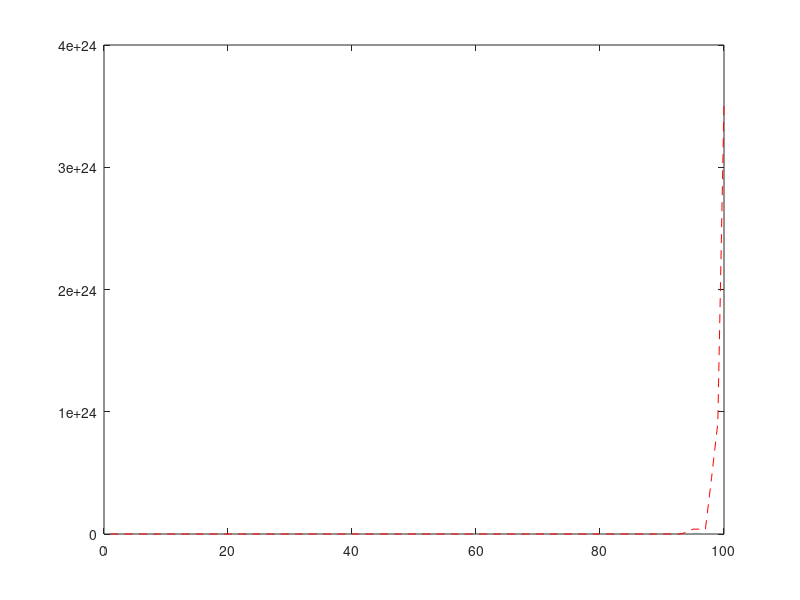

This figure's MATLAB source:
function [output1 output2 output3 output4 output5 output6] = hw1_prob9

    length = 100;
    %lookup table for fib and pib
    global fibLook pibLook;
    global backwardsFibLook backwardsPibLook;
    global backwardsFibLookSingle backwardsPibLookSingle;
    
    fibLook = zeros(1, length);
    pibLook = zeros(1, length);
    
    backwardsFibLook = zeros(length,length);
    backwardsPibLook = zeros(length,length);
    
    backwardsFibLookSingle = zeros(length, length);
    backwardsPibLookSingle = zeros(length, length);
    
    fib(length);
    pib(length);
    
    output1 = fibLook;
    output2 = pibLook;
    
    for i=length:-1:1
        backwardsFib(i,1);
        backwardsPib(i,1);
        
        backwardsFibSingle(i,1);
        backwardsPibSingle(i,1);
    end
    output3 = abs(backwardsFibLook(:,1)-fibLook(1,1))';
    output4 = abs(backwardsPibLook(:,1)-pibLook(1,1))';
    
    output5 = abs(backwardsFibLookSingle(:,1)-fibLook(1,1))';
    output6 = abs(backwardsPibLookSingle(:,1)-pibLook(1,1))';    
    
    
    figure
    plot([1:length],output3,'r--')
    %hold on
    %plot([1:length],output5,'b-')
    %hold off
    return;
end

function [answer] = fib(k)
    global fibLook;
    
    %base case
    if k <= 2
        answer = 1;
        fibLook(1,k) = answer;
        return;
    else
        %check if we already computed the answer
        if fibLook(1,k) ~= 0
            answer = fibLook(1,k);
            return;
        end
        
        %otherwise recurse and record in lookup table
        answer = fib(k-1) + fib(k-2);
        fibLook(1, k) = answer;
        return;
    end
end

function [answer] = pib(k)
    global pibLook;
    
    %base case
    if k <= 2
        answer = 1;
        pibLook(1,k) = answer;
        return;
    else
        %check if we already computed the answer
        if pibLook(1,k) ~= 0
            answer = pibLook(1,k);
            return;
        end
        
        %otherwise recurse and record in lookup table
        c = 1 + sqrt(3)/100;
        answer = c*pib(k-1) + pib(k-2);
        pibLook(1, k) = answer;
        return;
    end
end

function [answer] = backwardsFib(j, k) % j for row, k for column
    global backwardsFibLook;
    global fibLook;
    
    %base case
    if (k == j) || (k == j-1)
        answer = fibLook(1,k);
        backwardsFibLook(j,k) = answer;
        return;
    else
        %check if we have already computed the answer
        if backwardsFibLook(j,k) ~= 0
            answer = backwardsFibLook(j,k);
            return;
        end
        
        %otherwise recurse and record in lookup table
        answer = backwardsFib(j,k+2) - backwardsFib(j,k+1);
        backwardsFibLook(j,k) = answer;
        return;
    end
end

function [answer] = backwardsPib(j, k) % j for row, k for column
    global backwardsPibLook;
    global pibLook;
    
    %base case
    if (k == j) || (k == j-1)
        answer = pibLook(1,k);
        backwardsPibLook(j,k) = answer;
        return;
    else
        %check if we have already computed the answer
        if backwardsPibLook(j,k) ~= 0
            answer = backwardsPibLook(j,k);
            return;
        end
        
        %otherwise recurse and record in lookup table
        c = 1 + sqrt(3)/100;
        answer = backwardsPib(j,k+2) - c*backwardsPib(j,k+1);
        backwardsPibLook(j,k) = answer;
        return;
    end
end

%single precision backwards fib
function [answer] = backwardsFibSingle(j, k) % j for row, k for column
    global backwardsFibLookSingle;
    global fibLook;
    
    %base case
    if (k == j) || (k == j-1)
        answer = fibLook(1,k);
        backwardsFibLookSingle(j,k) = answer;
        return;
    else
        %check if we have already computed the answer
        if backwardsFibLookSingle(j,k) ~= 0
            answer = backwardsFibLookSingle(j,k);
            return;
        end
        
        %otherwise recurse and record in lookup table
        answer = single(backwardsFibSingle(j,k+2) - backwardsFibSingle(j,k+1));
        backwardsFibLookSingle(j,k) = answer;
        return;
    end
end

%single precision backwards pib
function [answer] = backwardsPibSingle(j, k) % j for row, k for column
    global backwardsPibLookSingle;
    global pibLook;
    
    %base case
    if (k == j) || (k == j-1)
        answer = pibLook(1,k);
        backwardsPibLookSingle(j,k) = answer;
        return;
    else
        %check if we have already computed the answer
        if backwardsPibLookSingle(j,k) ~= 0
            answer = backwardsPibLookSingle(j,k);
            return;
        end
        
        %otherwise recurse and record in lookup table
        answer = single(backwardsPibSingle(j,k+2) - backwardsPibSingle(j,k+1));
        backwardsPibLookSingle(j,k) = answer;
        return;
    end
end


